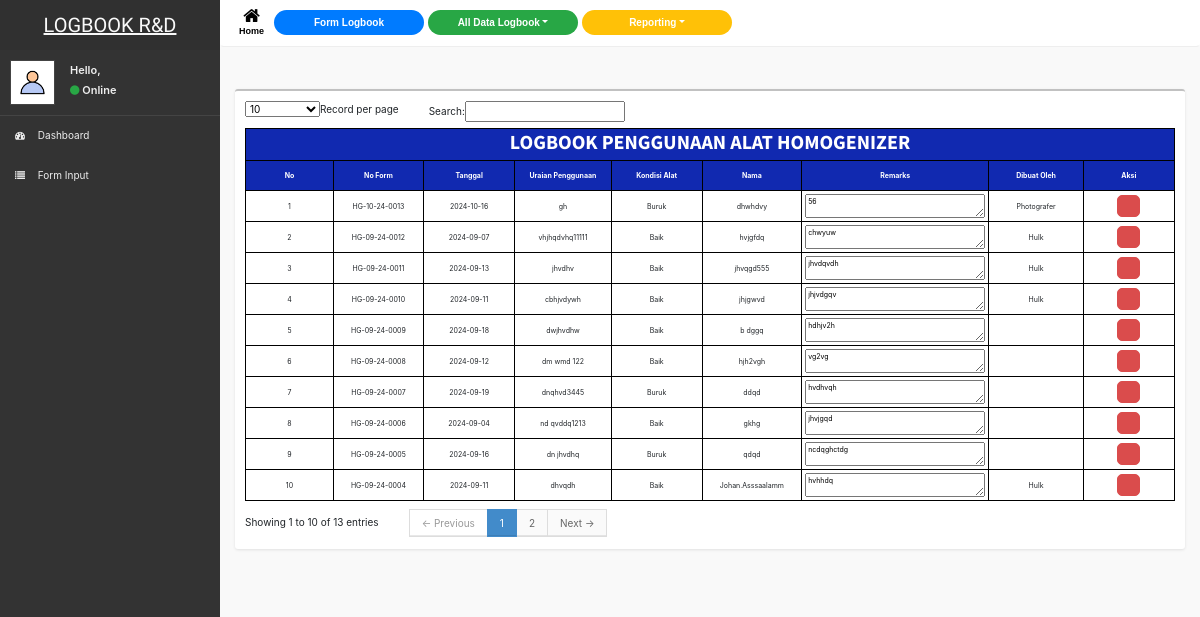
/data_homogen.php, run on the app's committed database.
### tables this page shows
CREATE TABLE `homogen` (
  `id` int(11) NOT NULL,
  `tgl_input` datetime NOT NULL DEFAULT current_timestamp(),
  `no_form` varchar(13) NOT NULL,
  `tgl` date NOT NULL,
  `urai_pggn` tinytext NOT NULL,
  `kondisi` tinytext NOT NULL,
  `nm` tinytext NOT NULL,
  `remar` tinytext NOT NULL,
  `oleh` tinytext NOT NULL,
  `svp` tinytext NOT NULL
);

### data_homogen.php (the view, shortened to what this page needs)
<?php
include "header.php";
?>
            <aside class="right-side">
                <section class="content-header">
                </section>
                <section class="content">
                    <div class="row">
                        <div class="col-xs-12">
                        <div class="box">
                        <div class="box-body table-responsive">
                        <table id="example1" border="1" class=" table-hover" style="font-size: 70%; margin-top: -3%">
                                        <thead>
                                       <tr>
                                                <th colspan="9">
                                                <center><h2><b>
                                                LOGBOOK PENGGUNAAN ALAT HOMOGENIZER
                                                </b></h2></center>
                                                </th>
                                       </tr>
                                            <tr>
                                                <th width="50"><center>No</center></th>
                                                <th width="150"><center>No Form</center></th>
                                                <th><center>Tanggal</center></th>
                                                <th><center>Uraian Penggunaan</center></th>
                                                <th><center>Kondisi Alat</center></th>
                                                <th><center>Nama</center></th>
                                                <th width="25%"><center>Remarks</center></th>
                                                <th><center>Dibuat Oleh</center></th>
                                                <th><center>Aksi</center></th>
                                            </tr>
                                        </thead>
                                        <tbody>
                                <?php
                                include "koneksi.php";
                                $no=1;
                                $ambildata = mysqli_query($koneksi,"select * from homogen WHERE no_form LIKE '%HG%' order by id desc");
                                while($tampil = mysqli_fetch_object($ambildata))
                                {
                                ?>
                                <tr>
                                    <td><center><?php echo $no ?></center></td>
                                    <td><center><?php echo $tampil->no_form ?></center></td>
                                    <td><center><?php echo $tampil->tgl ?></center></td>
                                    <td><center><?php echo $tampil->urai_pggn ?></center></td>
                                    <td><center><?php echo $tampil->kondisi ?></center></td>
                                    <td><center><?php echo $tampil->nm ?></center></td>
                                    <td><textarea style="width: 100%; text-align: justify" readonly><?php echo $tampil->remar ?></textarea></td>
                                    <td><center><?php echo $tampil->oleh ?></center></td>
                                    <?php $no++; ?>
                                    <center>
                                    <td><center><a href='?kode=<?php echo $tampil->no_form ?>'/a> <input onclick="return confirm('Apakah Anda Ingin Mengahapus Data Ini?')" type='button' class='btn-delete'></a>
                                </center></td>
                                    </center>
                                </tr>
                                <?php
                            }
                                ?>
                        </table>
                        </div>
                        </div>
    </body>

### header.php (shortened to what this page needs)
<!DOCTYPE html>
<html>
    <head>
        <link href="css/bootstrap.min.css" rel="stylesheet" type="text/css" />
        <link href="css/font-awesome.min.css" rel="stylesheet" type="text/css" />
        <link href="css/ionicons.min.css" rel="stylesheet" type="text/css" />
        <link href="css/datatables/dataTables.bootstrap.css" rel="stylesheet" type="text/css" />
        <link href="css/AdminLTE.css" rel="stylesheet" type="text/css" />
        <link rel="stylesheet" href="https://cdnjs.cloudflare.com/ajax/libs/font-awesome/4.7.0/css/font-awesome.min.css">
        <link rel="stylesheet" href="https://cdnjs.cloudflare.com/ajax/libs/font-awesome/4.7.0/css/font-awesome.min.css">
        <link rel="stylesheet" href="list.css">
        <link rel="stylesheet" href="style.css">
        <link href="../../css/AdminLTE.css" rel="stylesheet" type="text/css" />
        <link rel="stylesheet" href="https://cdn.jsdelivr.net/npm/bootstrap@4.6.2/dist/css/bootstrap.min.css">
    </head>
    <body class="skin-black">
        <header class="header">
            <a class="logo">
                <p>LOGBOOK R&D</p>
            </a>
        </header>
            <aside class="left-side sidebar-offcanvas">
                <section class="sidebar">
                    <div class="user-panel">
                        <div class="pull-left image">
                        <img src="img/cv.jpg"  alt="User Image" />
                        </div>
                        <div class="pull-left info" style="font-size: 11px">
                            <p>Hello, <?php echo $data['name']; ?></p>
                            <i class="fa fa-circle text-success"></style></i> Online
                        </div>
                    </div>
                    <ul class="sidebar-menu">
                    <li>
                            <a href="dashboard_all.php">
                                <i class="fa fa-dashboard"></i> <span>Dashboard</span>
                            </a>
                        </li>
                        <li>
                            <a href="form_list.php">
                                <i class="fa fa-list"></i> <span>Form Input</span>
                            </a>
                        </li>
            </aside>
  <nav class="vo  navbar navbar-expand-sm navbar-dark" style="font-size: 50%">
  <ul class="navbar-nav">
                <a href="dashboard_all.php" type="button" class="tg"><i style="color: black" class="fa fa-home fa-2x"></i> <b style="color: black">Home</b></a>
                <div class="modal-center">
                <a href="form_list.php"><button type="button" class="bj btn-primary" ><b>Form Logbook</b></button></a>
                </div>
                <div class="btn-group">
                <button type="button" class="fg btn-success dropdown-toggle" data-toggle="dropdown" aria-haspopup="true" aria-expanded="false"><b>All Data Logbook</b></button>
              </div>
              <div class="btn-group">
                <button type="button" class="block btn-warning dropdown-toggle text-white" data-toggle="dropdown" aria-haspopup="true" aria-expanded="false"><b class="text-white">Reporting</b></button>
              </div>
</ul>
</nav>

### css/AdminLTE.css (style rules this page uses)
html, body { overflow-x: hidden!important; font-family: 'Source Sans Pro', sans-serif; -webkit-font-smoothing: antialiased; min-height: 100%; background: #f9f9f9; }
a { color: #3c8dbc; }
.right-side, .left-side { min-height: 100%; display: block; }
.right-side { background-color: #f9f9f9; margin-left: 220px; }
.left-side { position: absolute; width: 220px; top: 0; }
@media screen and (min-width: 992px) { .left-side { top: 50px; } }
.content { padding: 20px 15px; background: #f9f9f9; }
h1, h2, h3, h4, h5, h6, .h1, .h2, .h3, .h4, .h5, .h6 { font-family: 'Source Sans Pro', sans-serif; }
img { max-width: 100%important; }
body > .header { position: relative; max-height: 100px; z-index: 1030; }
body > .header .logo { float: left; font-size: 20px; line-height: 50px; text-align: center; padding: 0 10px; width: 220px; font-family: 'Kaushan Script', cursive; font-weight: 500; height: 50px; display: block; }
.right-side > .content-header { position: relative; padding: 15px 15px 10px 20px; }
.sidebar { margin-bottom: 5px; }
.sidebar .sidebar-menu { list-style: none; margin: 0; padding: 0; }
.sidebar .sidebar-menu > li { margin: 0; padding: 0; }
.sidebar .sidebar-menu > li > a { padding: 12px 5px 12px 15px; display: block; }
.sidebar .sidebar-menu > li > a > .fa, .sidebar .sidebar-menu > li > a > .glyphicon, .sidebar .sidebar-menu > li > a > .ion { width: 20px; }
.user-panel { padding: 10px; }
.user-panel:before, .user-panel:after { display: table; content: " "; }
.user-panel:after { clear: both; }
.user-panel > .image > img { width: 45px; height: 45px; }
.user-panel > .info { font-weight: 600; padding: 5px 5px 5px 15px; font-size: 14px; line-height: 1; }
.user-panel > .info > p { margin-bottom: 9px; }
.box { position: relative; background: #ffffff; border-top: 2px solid #c1c1c1; margin-bottom: 20px; -webkit-border-radius: 3px; -moz-border-radius: 3px; border-radius: 3px; width: 100%; box-shadow: 0px 1px 3px rgba(0, 0, 0, 0.1); }
.box .box-body { padding: 10px; -webkit-border-top-left-radius: 0; -webkit-border-top-right-radius: 0; -webkit-border-bottom-right-radius: 3px; -webkit-border-bottom-left-radius: 3px; -moz-border-radius-topleft: 0; -moz-border-radius-topright: 0; -moz-border-radius-bottomright: 3px; -moz-border-radius-bottomleft: 3px; border-top-left-radius: 0; border-top-right-radius: 0; border-bottom-right-radius: 3px; border-bottom-left-radius: 3px; }
.skin-black .navbar { background-color: #ffffff; border-bottom: 1px solid #eee; }
.skin-black .logo { background-color: #333333; color: #f9f9f9; }
.skin-black .right-side > .content-header { background: transparent; box-shadow: none; }
.skin-black .user-panel > .image > img { border: 1px solid #444; }
.skin-black .user-panel > .info, .skin-black .user-panel > .info > a { color: #eee; }
.skin-black .sidebar { border-bottom: 1px solid #333; }
.skin-black .sidebar > .sidebar-menu > li { border-top: 1px solid #333; border-bottom: 0px solid #444; }
.skin-black .sidebar > .sidebar-menu > li:first-of-type { border-top: 1px solid #444; }
.skin-black .sidebar > .sidebar-menu > li:first-of-type > a { border-top: 0px solid #333; }
.skin-black .sidebar > .sidebar-menu > li > a { margin-right: 1px; }
.skin-black .left-side { background: #333; }
.skin-black .sidebar a { color: #eee; }

### style.css (style rules this page uses)
body { background-image: none; background-color: azure; background-size: cover; background-position: center; background-repeat: no-repeat; background-attachment: fixed; font-family: Arial, Helvetica, sans-serif; }
table { border-collapse: collapse; font-size: 10pt; border:1px solid #000000; }
td { padding: 3px; height: 25px; width: 100; }
th { background-color: rgb(17, 41, 176); color: rgb(255, 255, 255); height: 30px; }
.btn-delete { border: 1px solid #da4c4c; background: #da4c4c url('img/hapus.png') no-repeat 5px 4px; height: 22px; padding-left: 15px; padding-top: 5px; border-radius: 5px; }

### data on the page
homogen: no_form "HG-10-24-0013", tgl "2024-10-16", urai_pggn "gh", kondisi "Buruk", nm "dhwhdvy", remar "56", oleh "Photografer"
homogen: no_form "HG-09-24-0012", tgl "2024-09-07", urai_pggn "vhjhqdvhq11111", kondisi "Baik", nm "hvjgfdq", remar "chwyuw", oleh "Hulk"
homogen: no_form "HG-09-24-0011", tgl "2024-09-13", urai_pggn "jhvdhv", kondisi "Baik", nm "jhvqgd555", remar "jhvdqvdh", oleh "Hulk"
homogen: no_form "HG-09-24-0010", tgl "2024-09-11", urai_pggn "cbhjvdywh", kondisi "Baik", nm "jhjgwvd", remar "jhjvdgqv", oleh "Hulk"
homogen: no_form "HG-09-24-0009", tgl "2024-09-18", urai_pggn "dwjhvdhw", kondisi "Baik", nm "b dggq", remar "hdhjv2h"
homogen: no_form "HG-09-24-0008", tgl "2024-09-12", urai_pggn "dm wmd 122", kondisi "Baik", nm "hjh2vgh", remar "vg2vg"
homogen: no_form "HG-09-24-0007", tgl "2024-09-19", urai_pggn "dnqhvd3445", kondisi "Buruk", nm "ddqd", remar "hvdhvqh"
homogen: no_form "HG-09-24-0006", tgl "2024-09-04", urai_pggn "nd qvddq1213", kondisi "Baik", nm "gkhg", remar "jhvjgqd"
homogen: no_form "HG-09-24-0005", tgl "2024-09-16", urai_pggn "dn jhvdhq", kondisi "Buruk", nm "qdqd", remar "ncdqghctdg"
homogen: no_form "HG-09-24-0004", tgl "2024-09-11", urai_pggn "dhvqdh", kondisi "Baik", nm "Johan.Asssaalamm", remar "hvhhdq", oleh "Hulk"
